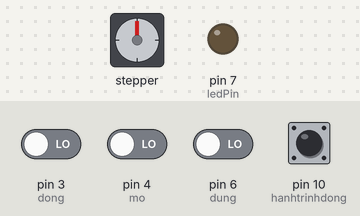
The sketch below on a simulated Arduino Uno, built with avr-gcc and run on an emulated ATmega328P. Parts: stepper motor, output pins drawn as LEDs (lit = HIGH). Wiring (inferred from the names in the program): stepper motor driver (200 steps per turn assumed): step pin 5; direction pin 2; enable pin 8. The inputs (shaded band) are chosen by the test bench; at power-on: pin 10 (hanhtrinhdong) HIGH, pin 3 (dong), pin 4 (mo), pin 6 (dung) LOW. Pins used as bus, display or sensor lines are not drawn.

Above: at 1.2 s.
1.3 s: pin 3 (dong) driven HIGH
At 2.0 s:
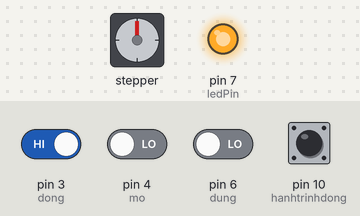
4.3 s: pin 4 (mo) driven HIGH
At 7.2 s:
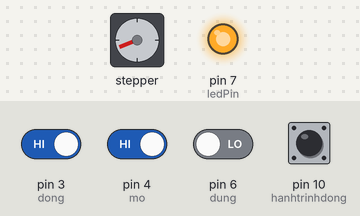
7.3 s: pin 4 (mo) driven LOW
10.3 s: pin 6 (dung) driven HIGH
At 11.3 s:
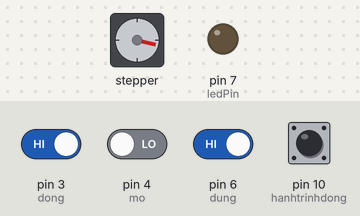
11.8 s: pin 6 (dung) driven LOW
At 12.9 s:
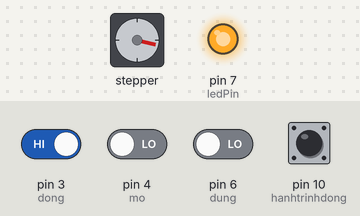
14.8 s: pin 10 (hanhtrinhdong) pulled LOW for 0.15 s
Timing chart, 0 to 65.4 s (numbered marks = the images above; inputs shaded):
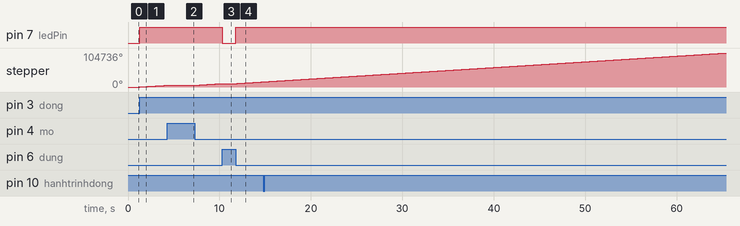

Measured:
- after the input at 1.3 s, pin 7 (ledPin): LOW → HIGH at once; stepper: keeps turning clockwise at about 1758°/s, starting at once
- after the input at 10.3 s, pin 7 (ledPin): HIGH → LOW at once; stepper: goes on until 10.3 s, then stays 10544°
- after the input at 11.8 s, pin 7 (ledPin): LOW → HIGH at once; stepper: keeps turning clockwise at about 1758°/s, starting at once

The sketch:

Code.ino
```cpp
int dong = 3; // Nối với chân OUT 1 của module RF
int mo = 4; // Nối vào chân OUT 2 của module RF
int dung = 6;
int ledPin = 7; //Led báo trạng thái
int hanhtrinhmo = 9; // Nối công tắc hành trình phía trong khi mở hết cửa sẽ dừng lại
int hanhtrinhdong = 10; // Nối công tắc hành trình phía ngoài khi đóng hết cửa sẽ dừng lại
 //Khai báo chân điều khiển động cơ
const int stepPin = 5; //clk+
const int dirPin = 2; //cw+
const int enPin = 8;

void setup() {
  pinMode(dong, INPUT);
  pinMode(mo, INPUT);
  pinMode(dung, INPUT);
  pinMode(hanhtrinhdong, INPUT_PULLUP);
  pinMode(hanhtrinhmo, INPUT_PULLUP);
  pinMode(hanhtrinhmo, INPUT_PULLUP);
  pinMode(ledPin, OUTPUT);
    pinMode(stepPin,OUTPUT);
  pinMode(dirPin,OUTPUT);
  pinMode(enPin,OUTPUT);
  digitalWrite(enPin,LOW);
}

void loop() {
  set:
  //ĐÓNG

  if (digitalRead(dong) == HIGH && digitalRead(dung) == LOW){
  digitalWrite(dirPin,HIGH); // Enables the motor to move in a particular direction
  digitalWrite(ledPin,HIGH);
  // Makes 200 pulses for making one full cycle rotation
 dong:  for(int x = 0; x >= 0; x++) {
  digitalWrite(ledPin,HIGH);
    digitalWrite(stepPin,HIGH);
    delayMicroseconds(500);
    digitalWrite(stepPin,LOW);
    delayMicroseconds(500);
  if (digitalRead(mo) == HIGH){
    delay(300);
  goto mo;}
  if(digitalRead(hanhtrinhdong) == LOW || digitalRead(dung) == HIGH){
    digitalWrite(ledPin,LOW);
    goto set;
  }
  }
  }

 //mở
if (digitalRead(mo) == HIGH && digitalRead(dung) == LOW){
  digitalWrite(ledPin,HIGH);
  digitalWrite(dirPin,LOW); //Changes the rotations direction
  // Makes 400 pulses for making two full cycle rotation
mo: for(int x = 0; x >= 0; x++) {
    digitalWrite(stepPin,HIGH);
    delayMicroseconds(500);
    digitalWrite(stepPin,LOW);
    delayMicroseconds(500);
      if (digitalRead(dong) == HIGH ){
        delay(300);
  goto dong;
  }
  if(digitalRead(hanhtrinhmo) == LOW || digitalRead(dung) == HIGH){
    digitalWrite(ledPin,LOW);
    goto set;
  }
  }
}
}
```
